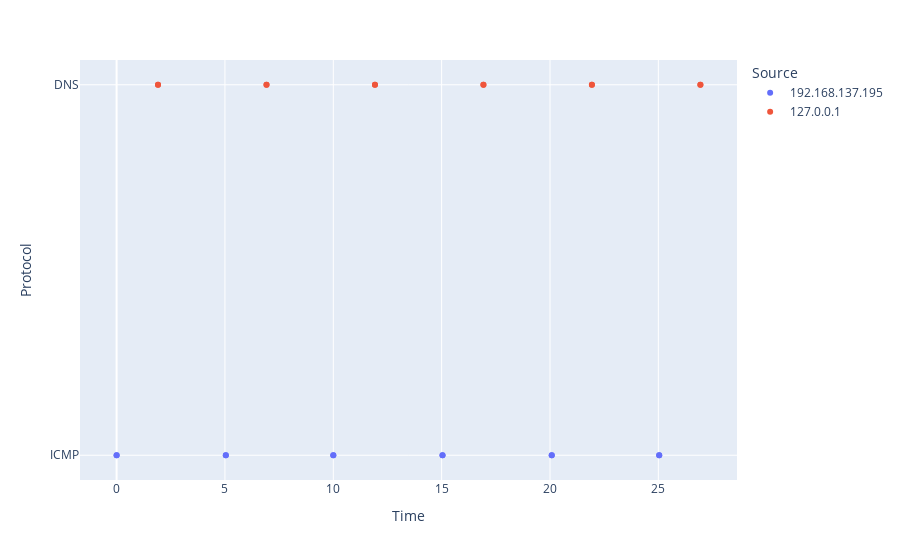

Source (notebook cell):
### Code cell
fig = px.scatter(df, x='Time', y='Source', color='Protocol')
fig.show()

### Figure 1 — Plotly figure (JSON) as saved in the notebook; plotly's stock layout.template omitted (floating-point values rounded to 4 significant figures)
{"data": [{"hovertemplate": "Source=192.168.137.195<br>Time=%{x}<br>Protocol=%{y}<extra></extra>", "legendgroup": "192.168.137.195", "marker": {"color": "#636efa", "symbol": "circle"}, "mode": "markers", "name": "192.168.137.195", "orientation": "h", "showlegend": true, "type": "scatter", "x": [0, 4.9e-05, 5.04, 5.04, 10.0, 10.0, 15.04, 15.04, 20.08, 20.08, 25.04, 25.04], "xaxis": "x", "y": ["ICMP", "ICMP", "ICMP", "ICMP", "ICMP", "ICMP", "ICMP", "ICMP", "ICMP", "ICMP", "ICMP", "ICMP"], "yaxis": "y"}, {"hovertemplate": "Source=127.0.0.1<br>Time=%{x}<br>Protocol=%{y}<extra></extra>", "legendgroup": "127.0.0.1", "marker": {"color": "#EF553B", "symbol": "circle"}, "mode": "markers", "name": "127.0.0.1", "orientation": "h", "showlegend": true, "type": "scatter", "x": [1.911, 1.911, 6.917, 6.917, 11.92, 11.92, 16.93, 16.93, 21.93, 21.93, 26.94, 26.94], "xaxis": "x", "y": ["DNS", "DNS", "DNS", "DNS", "DNS", "DNS", "DNS", "DNS", "DNS", "DNS", "DNS", "DNS"], "yaxis": "y"}], "layout": {"legend": {"title": {"text": "Source"}, "tracegroupgap": 0}, "margin": {"t": 60}, "xaxis": {"anchor": "y", "domain": [0, 1], "title": {"text": "Time"}}, "yaxis": {"anchor": "x", "domain": [0, 1], "title": {"text": "Protocol"}}}}
